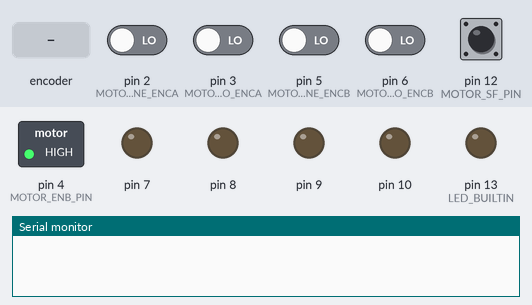
A sketch run on a simulated Arduino Uno, built with avr-gcc and run on an emulated ATmega328P. Parts: switched loads named in the sketch (green lamp = pin HIGH), output pins drawn as LEDs (lit = HIGH), the last lines printed to the serial monitor. The test bench sets the inputs (shaded band); at power-on: pin 12 (MOTOR_SF_PIN) HIGH, pin 2 (MOTOR_ONE_ENCA), pin 3 (MOTOR_TWO_ENCA), pin 5 (MOTOR_ONE_ENCB), pin 6 (MOTOR_TWO_ENCB) LOW.

Above: at 6.2 s.
6.3 s: rotary encoder on pin 2 (MOTOR_ONE_ENCA) / pin 5 (MOTOR_ONE_ENCB) turned 1 step (first pin leading)
At 7.3 s:
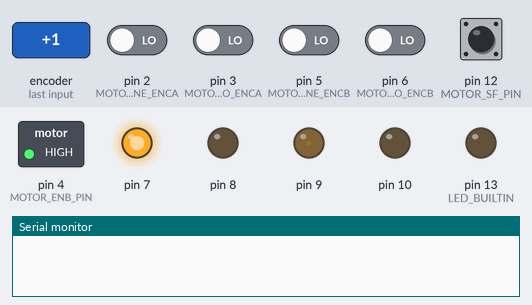
9.5 s: pin 3 (MOTOR_TWO_ENCA) driven HIGH
At 10.8 s:
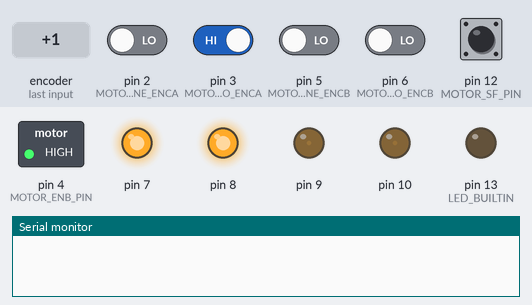
12.5 s: pin 12 (MOTOR_SF_PIN) driven LOW
At 13.2 s:
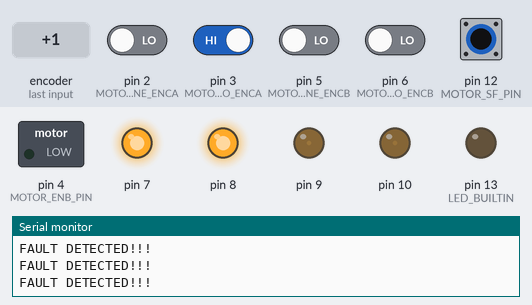
15.5 s: rotary encoder on pin 2 (MOTOR_ONE_ENCA) / pin 5 (MOTOR_ONE_ENCB) turned 2 steps (second pin leading)
At 16.44 s:
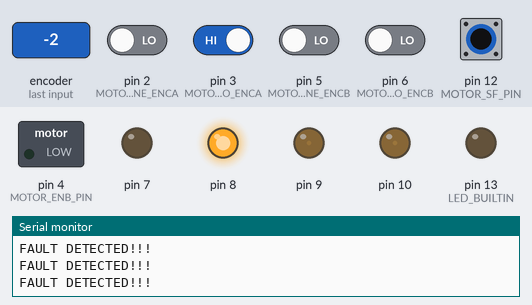
18.5 s: pin 12 (MOTOR_SF_PIN) pulsed HIGH 2 times (0.12 s each, 0.3 s apart)
22.1 s: pin 3 (MOTOR_TWO_ENCA) driven LOW
At 39.46 s:
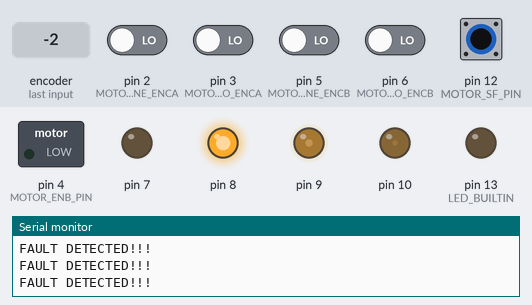
Timing chart, 0 to 40.7 s (numbered marks = the images above; inputs shaded):
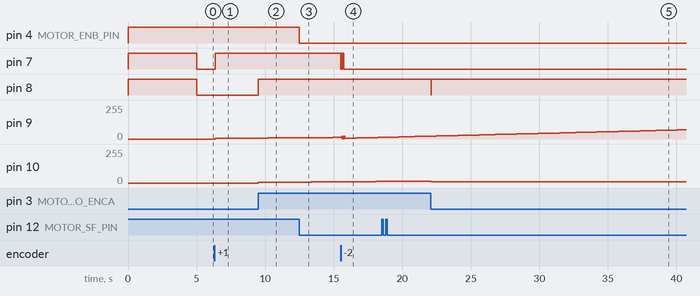

The sketch:

MiniProjectMain.ino
```cpp
#include "RobotParams.h"
#include <Wire.h>
#define MY_ADDR 8

/*
  SEED Lab: Mini Project
  Authors: Landon Berg, Rose Ganshert
  Description: This code takes I2C input from the raspberry pi and turns the wheels to different positions.
  Positional control for the motors is implemented using a PI controller. Pins, structs, and constants are declared in the associated
  RobotParams.h header file.
*/

// Function Prototypes
void encoderOneISR(); // Interrupt for Motor One
void encoderTwoISR(); // Interrupt for Motor Two
void printReceived();
void recieve();
void request();

// Global Variables
MotorShield myShield;
unsigned long desired_Ts = 1;
unsigned long lastSampleTime = 0;

// I2C Variables
volatile uint8_t offset = 0;
volatile uint8_t instruction[32] = {0};
volatile uint8_t msgLength = 0;


void setup() {
  // Runs the initShield method in the struct. Among other things this sets the pinMode for each of the motors
  myShield.initShield();
  attachInterrupt(digitalPinToInterrupt(MOTOR_ONE_ENCA), encoderOneISR, CHANGE);
  attachInterrupt(digitalPinToInterrupt(MOTOR_TWO_ENCA), encoderTwoISR, CHANGE);

  pinMode(LED_BUILTIN, OUTPUT);
  // Initialize I2C
  Wire.begin(MY_ADDR);
  // Set callbacks for I2C interrupts
  Wire.onReceive(receive);
  Wire.onRequest(request);

  Serial.begin(9600);

  myShield.MotorOne.updateTargetPos(0);
  myShield.MotorTwo.updateTargetPos(0);
  delay(5000);
}

void loop() {
  // Check for Motor Status Flag
  int sFlag = digitalRead(MOTOR_SF_PIN);
  if(sFlag == LOW){
    // Oh Shoot! Board Reported a fault
    myShield.disableMotors();
    Serial.println("FAULT DETECTED!!!");
  }

  if (msgLength > 0) {
    if (offset==1) {
      digitalWrite(LED_BUILTIN,instruction[0]);
    }
    //printReceived();
    for (int i=0;i<msgLength;i++) {
      if(instruction[i] == 1){
        Serial.println("Recieved 1!");
        zeroZero();
      } else if(instruction[i] == 2){
        Serial.println("Recieved 2!");
        zeroOne();
      } else if(instruction[i] == 3){
        Serial.println("Recieved 3!");
        oneOne();
      } else if(instruction[i] == 4){
        Serial.println("Recieved 4!");
        oneZero();
      } else {
        zeroZero();
      }
    }
    msgLength = 0;
  }

  // Serial.print(myShield.MotorOne.getTurnsInRadians());
  // Serial.print("    ");
  // Serial.println(myShield.MotorTwo.getTurnsInRadians());

  // Update the Control Loop
  if(millis() >= lastSampleTime + desired_Ts){
    float Ts = millis() - lastSampleTime;
    lastSampleTime = millis();
    float velOne = myShield.MotorOne.controllerUpdate(Ts);
    float velTwo = myShield.MotorTwo.controllerUpdate(Ts);
    //Serial.print(velOne);
    //Serial.print("    ");
    //Serial.println(velTwo);
  }
}

void zeroZero(){
  myShield.MotorOne.updateTargetPos(0);
  myShield.MotorTwo.updateTargetPos(0);
}

void zeroOne(){
  myShield.MotorOne.updateTargetPos(0);
  myShield.MotorTwo.updateTargetPos(pi);
}

void oneZero(){
  myShield.MotorOne.updateTargetPos(pi);
  myShield.MotorTwo.updateTargetPos(0);
}

void oneOne(){
  myShield.MotorOne.updateTargetPos(pi);
  myShield.MotorTwo.updateTargetPos(pi);
}

void receive() {
  // Set the offset, this will always be the first byte.
  offset = Wire.read();
  // If there is information after the offset, it is telling us more about
  while (Wire.available()) {
    instruction[msgLength] = Wire.read();
    msgLength++;
    Serial.print(instruction[0]);
  }
}

void request() {
  uint8_t reply = (uint8_t(instruction[0])+uint8_t(100));
  Wire.write(reply);
}

void printReceived() {
  // Print on serial console
  Serial.print("Offset received: ");
  Serial.println(offset);
  Serial.print("Message Length: ");
  Serial.println(msgLength);
  Serial.print("Instruction received: ");
  for (int i=0;i<msgLength;i++) {
    Serial.print(String(instruction[i])+"\t");
  }
}

void encoderOneISR(){
  int newA = digitalRead(MOTOR_ONE_ENCA);
  int newB = digitalRead(MOTOR_ONE_ENCB);
  // Help Debounce by not running the ISR if not enough time has passed
  if (micros() > (myShield.MotorOne.lastIntTime + minInterruptTime)) {

    if (newA == newB) {
      myShield.MotorOne.encoderTurns += 2;
    } else  {
      myShield.MotorOne.encoderTurns -= 2;
    }
  }
  myShield.MotorOne.lastIntTime = micros();
}

void encoderTwoISR(){
  int newA = digitalRead(MOTOR_TWO_ENCA);
  int newB = digitalRead(MOTOR_TWO_ENCB);
  // Help Debounce by not running the ISR if not enough time has passed
  if (micros() > (myShield.MotorTwo.lastIntTime + minInterruptTime)) {

    if (newA == newB) {
      myShield.MotorTwo.encoderTurns += 2;
    } else  {
      myShield.MotorTwo.encoderTurns -= 2;
    }
  }
  myShield.MotorTwo.lastIntTime = micros();
}
```

RobotParams.h
```cpp
const unsigned long minInterruptTime = 10; // In microseconds
const float pi = 3.1415;

#define MOTOR_ENB_PIN 4
#define MOTOR_SF_PIN 12

#define MOTOR_ONE_ENCA 2
#define MOTOR_ONE_ENCB 5
#define MOTOR_ONE_DIR 7
#define MOTOR_ONE_SPEED 9

#define MOTOR_TWO_ENCA 3
#define MOTOR_TWO_ENCB 6
#define MOTOR_TWO_DIR 8
#define MOTOR_TWO_SPEED 10

// Control system parameters, as found in Simulink
#define KP 3.2
#define KI 2
#define KIP 10
#define BATTERY_VOLTAGE 7.5

// A struct used to organize the code for running two motors together. This ensures that the exact same code is used for
// both motors whenever possible.
struct Motor{
  // Pins
  uint8_t dirPin;
  uint8_t speedPin;
  uint8_t encAPin;
  uint8_t encBPin;

  // Tracking Variables
  volatile long encoderTurns = 0;
  unsigned long lastIntTime;
  float integralError;
  float desiredPos = 0;
  float lastPos;

  void initPins(uint8_t _dirPin, uint8_t _speedPin, uint8_t _encAPin, uint8_t _encBPin){
    dirPin = _dirPin;
    speedPin = _speedPin;
    encAPin = _encAPin;
    encBPin = _encBPin;

    pinMode(dirPin, OUTPUT);
    pinMode(speedPin, OUTPUT);
    pinMode(encAPin, INPUT);
    pinMode(encBPin, INPUT);

    digitalWrite(dirPin, HIGH);
    lastPos = getTurnsInRadians();
  }

  void updateTargetPos(float newPos){
    integralError = 0;
    desiredPos = newPos;
  }

  void setSpeed(int newSpeed){
    if(newSpeed > 255) newSpeed = 255;
    if(newSpeed < 0) newSpeed = 0;

    analogWrite(speedPin, newSpeed);
  }

  // Updates the control loop for this motor, each motor is updated and ran independently.
  // Sample time since controllerUpdate was last called is passed as an argument
  float controllerUpdate(float ts){
    // Samples positional and velocity information
    float currentPos = getTurnsInRadians();
    float currentVelocity = (currentPos - lastPos) / (ts / 1000);

    float posError = desiredPos - currentPos;
    integralError += posError * (ts / 1000.0f);
    float desiredVel = KIP * posError + KI * integralError; // This line of code is the PI control block, with KI and KIP parameters

    // The desiredVel found from the PI block is passed into the velocity controller from Assignment 2
    float velError = desiredVel - currentVelocity;
    float setVoltage = KP * velError;

    if(setVoltage > 0){
      // Forward Direction
      digitalWrite(dirPin, HIGH);
    } else {
      // Backwards Direction
      digitalWrite(dirPin, LOW);
    }

    int setPWM = round(255.0f * (abs(setVoltage) / BATTERY_VOLTAGE));
    setSpeed(setPWM);
    lastPos = currentPos;
    return posError;
  }

  float getTurnsInRadians(){
    return (2*pi*(float)encoderTurns / 3200);
  }
};

// A struct wrapper for the Pololu Motor Shield, which contains two Motor objects for the two motors the board supports
struct MotorShield {
  Motor MotorOne;
  Motor MotorTwo;

  void initShield(){
    pinMode(MOTOR_ENB_PIN, OUTPUT);
    pinMode(MOTOR_SF_PIN, INPUT);
    digitalWrite(MOTOR_ENB_PIN, HIGH);

    MotorOne.initPins(MOTOR_ONE_DIR, MOTOR_ONE_SPEED, MOTOR_ONE_ENCA, MOTOR_ONE_ENCB);
    MotorTwo.initPins(MOTOR_TWO_DIR, MOTOR_TWO_SPEED, MOTOR_TWO_ENCA, MOTOR_TWO_ENCB);
  }

  void enableMotors(){
    digitalWrite(MOTOR_ENB_PIN, HIGH);
  }

  void disableMotors(){
    digitalWrite(MOTOR_ENB_PIN, LOW);
  }
};
```

Measured:
- after the input at 6.3 s, pin 7: LOW → HIGH after 0.05 s; pin 9: 0/255 → 4/255 after 0.05 s, → 5/255 0.27 s later, → 6/255 1.2 s later, → 7/255 1.2 s later
- after the input at 9.5 s, pin 8: LOW → HIGH at once; pin 10: 0/255 → 4/255 at once, → 5/255 0.27 s later, → 6/255 1.2 s later, → 7/255 1.2 s later
- after the input at 12.5 s, pin 4 (MOTOR_ENB_PIN): HIGH → LOW at once
- after the input at 15.5 s, pin 7: goes LOW 0.02 s, HIGH 0.04 s, LOW 0.02 s, HIGH 0.12 s, then LOW, starting at once
- after the input at 22.1 s, pin 8: HIGH → LOW at once, → HIGH 0.02 s later
